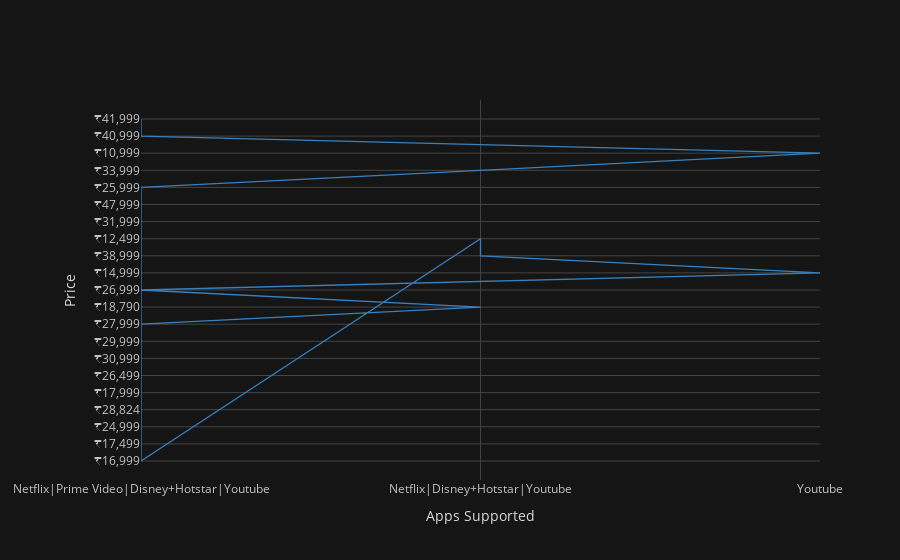

The code cell stored with this chart in its notebook:
### Markdown cell above
> ## VISUALISING DATA

### Code cell
df.iplot(x = 'Supported Apps', y = 'Price', xTitle = 'Apps Supported', yTitle = 'Price', color = 'blue')

### Figure 1 — Plotly figure (JSON) as saved in the notebook; plotly's stock layout.template omitted (floating-point values rounded to 4 significant figures)
{"data": [{"line": {"color": "rgba(55, 128, 191, 1.0)", "dash": "solid", "shape": "linear", "width": 1.3}, "mode": "lines", "name": "Price", "text": "", "type": "scatter", "x": ["Netflix|Prime Video|Disney+Hotstar|Youtube", "Netflix|Prime Video|Disney+Hotstar|Youtube", "Netflix|Prime Video|Disney+Hotstar|Youtube", "Netflix|Prime Video|Disney+Hotstar|Youtube", "Netflix|Prime Video|Disney+Hotstar|Youtube", "Netflix|Prime Video|Disney+Hotstar|Youtube", "Netflix|Prime Video|Disney+Hotstar|Youtube", "Netflix|Prime Video|Disney+Hotstar|Youtube", "Netflix|Prime Video|Disney+Hotstar|Youtube", "Netflix|Prime Video|Disney+Hotstar|Youtube", "Netflix|Disney+Hotstar|Youtube", "Netflix|Prime Video|Disney+Hotstar|Youtube", "Youtube", "Netflix|Disney+Hotstar|Youtube", "Netflix|Disney+Hotstar|Youtube", "Netflix|Prime Video|Disney+Hotstar|Youtube", "Netflix|Prime Video|Disney+Hotstar|Youtube", "Netflix|Prime Video|Disney+Hotstar|Youtube", "Netflix|Prime Video|Disney+Hotstar|Youtube", "Netflix|Prime Video|Disney+Hotstar|Youtube", "Netflix|Disney+Hotstar|Youtube", "Youtube", "Netflix|Prime Video|Disney+Hotstar|Youtube", "Netflix|Prime Video|Disney+Hotstar|Youtube"], "y": ["₹16,999", "₹17,499", "₹24,999", "₹28,824", "₹17,999", "₹26,499", "₹30,999", "₹16,999", "₹29,999", "₹27,999", "₹18,790", "₹26,999", "₹14,999", "₹38,999", "₹12,499", "₹16,999", "₹31,999", "₹47,999", "₹17,499", "₹25,999", "₹33,999", "₹10,999", "₹40,999", "₹41,999"]}], "layout": {"legend": {"bgcolor": "#151516", "font": {"color": "#D9D9D9"}}, "paper_bgcolor": "#151516", "plot_bgcolor": "#151516", "title": {"font": {"color": "#D9D9D9"}}, "xaxis": {"gridcolor": "#434343", "showgrid": true, "tickfont": {"color": "#C2C2C2"}, "title": {"font": {"color": "#D9D9D9"}, "text": "Apps Supported"}, "zerolinecolor": "#666570"}, "yaxis": {"gridcolor": "#434343", "showgrid": true, "tickfont": {"color": "#C2C2C2"}, "title": {"font": {"color": "#D9D9D9"}, "text": "Price"}, "zerolinecolor": "#666570"}}}
